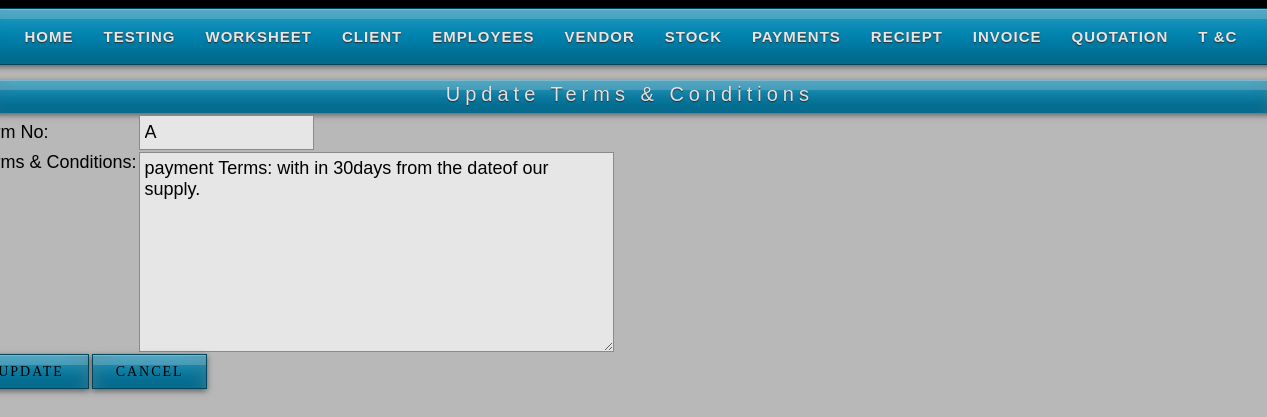
Page /updateterm.php?e_id2=1 on the committed database.
### tables this page shows
CREATE TABLE IF NOT EXISTS `terms` (
  `t_id` int(11) NOT NULL AUTO_INCREMENT,
  `t_id1` varchar(10) NOT NULL,
  `t_term` varchar(200) NOT NULL,
  PRIMARY KEY (`t_id`)
);

### updateterm.php (the view, shortened to what this page needs)
<?php
	$up_e=$_REQUEST['e_id2'];
	$up_qry="select * from terms where t_id=".$up_e;
	$up_res=mysql_query($up_qry);
	$row_up=mysql_fetch_array($up_res);
?>
<html>
<head>
<link rel="stylesheet" href="styles2.css" type="text/css" />
<link rel="stylesheet" href="styles.css" type="text/css" />
</head>
<body>
<div id="container">
<div id="sub-header">
    <?php
	include("header.php");
	?><br />
		<div class="quotation"><center>Update Terms & Conditions</center></div>
        <div>
        <form action="" method="post">
        <table class="addemp_term">
        <tr>
        <td class="l_form">Term No:</td>
        <td><input type="text" class="q_in" name="t_no" value="<?php echo $row_up[1]; ?>"></td>
        </tr>
        <tr>
        <td valign="top" class="l_form">Terms & Conditions:</td>
        <td><textarea class="q_term" name="term"><?php echo $row_up[2]; ?></textarea></td>
        </tr>
        </div>
        <div class="addemp_t">
         <input name="e_up" class="formbutton" value=" Update " type="submit" />
         <input name="e_can" class="formbutton" value="Cancel" type="submit" />
        </div>
    </div>
    </div>
</body>
</html>

### styles2.css (style rules this page uses)
body { background:#000; margin:0; padding:0; font-family: Verdana, Geneva, sans-serif; font-size: 13px; color: #000; }
* { margin:0; padding:0; }
form input, form select, form textarea { padding: 5px; color: #333333; border: 1px solid #ddd; border-right:1px solid #ccc; border-bottom:1px solid #ccc; background-color:#fff; font-family: Arial, Helvetica, sans-serif; font-size: 13px; }
form input.formbutton { color: #000; padding: 6px 8px; font-size: 14px; letter-spacing:2px; font-family: Arial, Helvetica, sans-serif; text-decoration: none; text-transform: uppercase; background: #00a1d2; border: none; width:115px; height:35px; overflow: visible; font-family: Lucida Grande; border: 1px solid rgba(0,0,0,0.5); background:#09C; box-shadow: 0 2px 6px rgba(0,0,0,0.5), inset 0 1px rgba(255,255,255,0.3), inset 0 10px rgba(255,255,255,0.2), inset 0 10px 20px rgba(255,255,255,0.25), inset 0 -15px 30px rgba(0,0,0,0.3); -o-box-shadow: 0 2px 6px rgba(0,0,0,0.5), inset 0 1px rgba(255,255,255,0.3), inset 0 10px rgba(255,255,255,0.2), inset 0 10px 20px rgba(255,255,255,0.25), inset 0 -15px 30px rgba(0,0,0,0.3); -webkit-box-shadow: 0 2px 6px rgba(0,0,0,0.5), inset 0 1px rgba(255,255,255,0.3), inset 0 10px rgba(255,255,255,0.2), inset 0 10px 20px rgba(255,255,255,0.25), inset 0 -15px 30px rgba(0,0,0,0.3); -moz-box-shadow: 0 2px 6px rgba(0,0,0,0.5), inset 0 1px rgba(255,255,255,0.3), inset 0 10px rgba(255,255,255,0.2), inset 0 10px 20px rgba(255,255,255,0.25), inset 0 -15px 30px rgba(0,0,0,0.3); }
#container { width: 960px; margin: 0 auto; padding: 0px; }
div#sub-header { margin-top:8px; margin-bottom:5px; margin-left:-180px; width:1315px; height:1500px; background-color:#CCC; opacity:0.9; }
.quotation { font-size:20px; color:#FAFAFA; font-family: Arial, Helvetica, sans-serif; font-weight:500; letter-spacing:5px; background-color:#00a1d2; width:98%; text-shadow: 0 1px 1px #333; margin-left:12px; height:30px; margin-top:0px; padding:3px 0px 0px 0px; background:#09C; box-shadow: 0 2px 6px rgba(0,0,0,0.5), inset 0 1px rgba(255,255,255,0.3), inset 0 10px rgba(255,255,255,0.2), inset 0 10px 20px rgba(255,255,255,0.25), inset 0 -15px 30px rgba(0,0,0,0.3); -o-box-shadow: 0 2px 6px rgba(0,0,0,0.5), inset 0 1px rgba(255,255,255,0.3), inset 0 10px rgba(255,255,255,0.2), inset 0 10px 20px rgba(255,255,255,0.25), inset 0 -15px 30px rgba(0,0,0,0.3); -webkit-box-shadow: 0 2px 6px rgba(0,0,0,0.5), inset 0 1px rgba(255,255,255,0.3), inset 0 10px rgba(255,255,255,0.2), inset 0 10px 20px rgba(255,255,255,0.25), inset 0 -15px 30px rgba(0,0,0,0.3); -moz-box-shadow: 0 2px 6px rgba(0,0,0,0.5), inset 0 1px rgba(255,255,255,0.3), inset 0 10px rgba(255,255,255,0.2), inset 0 10px 20px rgba(255,255,255,0.25), inset 0 -15px 30px rgba(0,0,0,0.3); }
.l_form { font-size:18px; color:#000; border:none; margin-left:125px; margin-top:30px; }
.q_in { width:175px; height:35px; border:1px solid #999; background-color:#FFF; font-size:18px; color:#000 }
.q_term { width:475px; height:200px; background-color:#FFF; font-size:18px; color:#000; border:1px solid #999; }

### rows in the picture
terms: t_no "A", term "payment Terms: with in 30days from the dateof our supply."
